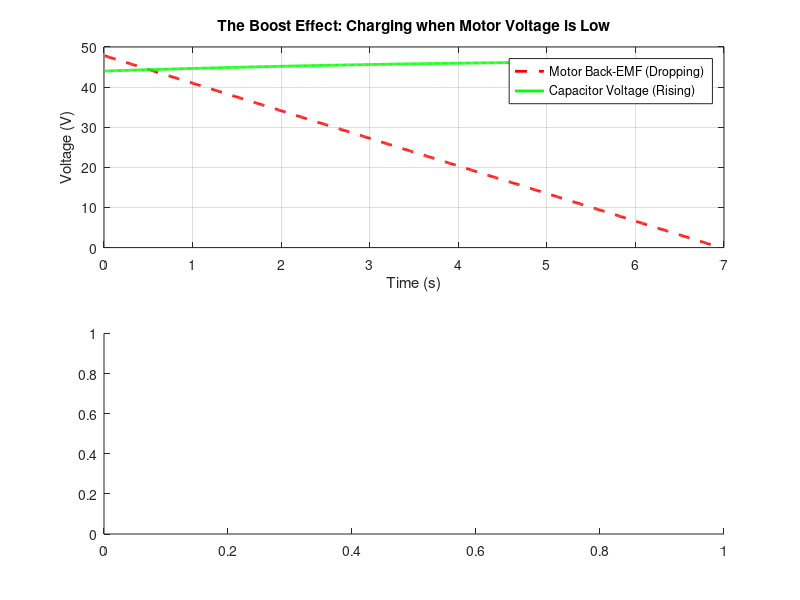

Source code (MATLAB): (Note: this script raises an error after producing the figure.)
% --- regenerative braking simulation (boost converter model) ---
clear; clc; close all;





%% -------------------------- INPUTS USER CAN CHANGE -------------------------------------------------------------
%-----------------------------------------------------------------------------------------------------------------
%-----------------------------------------------------------------------------------------------------------------

mass = 2400;           % mass of train (kg)
wheelradius = 0.1;     % radius (meters)
gearratio = 10;        % gear ratio
crr = 0.004;


% BRAKING
initial_speed = 4.17;                     % initial speed (15 km/h in m/s)
decel_rate = 0.6;                         % braking of 0.6 m/s^2


% ACCELERATING
target_speed_kmh = 15;                    % target speed to reach when accelerating using energy recovered
acceleration = 0.4;


% MOTOR CONSTANTS
nominal_voltage = 48;
nominal_rpm = 4000;



% SUPERCAPACITOR CONSTANTS
c = 165;                                  % capacitance (farads)
cap_pre_charge = 44;                      % pre-charge voltage (volts)




%% ----------------------------- DON'T REPLACE!! ---------------------------------------------



%% ------------------- PHASE 1 - VOLTAGE RISE WHILE BRAKING ----------------------------------


% 1. system constants
nominal_w = nominal_rpm*(2*pi/60);
ke = nominal_voltage/nominal_w;           % motor constant (volts/(rad/s))
kt = ke;                                  % torque constant (nm/a)
r_circuit = 0.1;                          % internal resistance (wires + cap esr)
efficiency = 0.85;                        % controller boost efficiency (85%)

cap_voltage = cap_pre_charge;


% compute current output when braking
f_braking = mass * decel_rate;
t_wheels = f_braking * wheelradius;
t_motor = t_wheels/gearratio;
t_per_motor = t_motor/2;
brakingcurrent = t_per_motor/kt;




% simulation setup
dt = 0.01;           % time step (seconds)
time = 0;
results = [];        % array to store data for plotting

% simulation loop (run until stopped)
while initial_speed > 0.05
    
    % --- mechanical physics ---
    % calculate rpm
    wheelrpm = (initial_speed * 60) / (2 * pi * wheelradius);
    motorrpm = wheelrpm * gearratio;
    motor_w = motorrpm * (2*pi/60);
    
    % calculate motor back emf
    v_motor = motor_w * ke;
    
    % calculate braking torque & force
    % torque = kt * current * gearratio
    torque_total = 2 * (kt * brakingcurrent) * gearratio; % 2 motors
    braking_force = torque_total / wheelradius;
    
    % decelerate the train (f = ma -> a = f/m)
    decel = braking_force / mass;
    initial_speed = initial_speed - (decel * dt);
    
    % --- electrical physics (the boost controller) ---
    % power generated by motor = voltage * current
    p_motor = v_motor * brakingcurrent * 2; % 2 motors
    
    % power delivered to capacitor = motor power * efficiency
    p_charging = p_motor * efficiency;
    
    % calculate current going into the capacitor
    % p = v * i  ->  i = p / v
    i_cap = p_charging / cap_voltage;
    
    % update capacitor voltage
    % dV = (I * dt) / C
    cap_voltage = cap_voltage + (i_cap * dt / c);
    
    % --- data logging ---
    time = time + dt;
    % store: [time, speed, motorVoltage, capVoltage, capCurrent]
    results = [results; time, initial_speed, v_motor, cap_voltage, i_cap];
end






%% ---------------------- PHASE 2 - COMPUTE DISTANCE TRAVELLED WITH RECOVERED ENERGY ------------------------

fprintf('Starting phase 2 - travel with energy recovered');

% calculate current input to motor while accelerating (NEGLETING INCLINED PLANE)

%when accelerating
total_traction_force = (mass * acceleration) + (mass * 9.81 * crr);
torque_wheels = total_traction_force * wheelradius;
torque_motor = torque_wheels/(gearratio * 0.85);
torque_per_motor = torque_motor/2;
current_accel_per_motor = torque_per_motor/kt;

fprintf('Current during Acceleration: %.2f Amps\n', current_accel_per_motor);


% when cruising (a=0)
f_friction = mass * 9.81 * crr;
t_wheel_cruise = f_friction * wheelradius;
t_motor_cruise = t_wheel_cruise /(gearratio*0.85);
t_per_motor_cruise = t_motor_cruise / 2;
current_cruise_per_motor = t_per_motor_cruise / kt;

fprintf('Current during Cruising: %.2f Amps\n', current_cruise_per_motor);



% phase 2 variables
target_speed = target_speed_kmh/3.6;
velocity_drive = 0;
distance_total = 0;
time_drive = 0;
results_drive = [];


% driving loop
while cap_voltage > cap_pre_charge

    if velocity_drive < target_speed

        current_now = current_accel_per_motor;
        mode = 1;       %acceleration
    
    else

        current_now = current_cruise_per_motor;
        mode = 2;       % cruise

    end




    %compute real acceleration

    torque_produced_total = 2 * (current_now * kt) * gearratio * 0.85;
    force_push = torque_produced_total / wheelradius;
    force_resistive = mass * 9.81 * crr;

    force_net = force_push - force_resistive;
    accel_real = force_net / mass;

    % update speed
    velocity_drive = velocity_drive + (accel_real * dt);



    % speed limiter 
    if velocity_drive > target_speed
        velocity_drive = target_speed;
    end

    distance_total = distance_total + (velocity_drive * dt);




    % updating supercapacitor voltage
    wheelrpm_drive = (velocity_drive * 60) / (2 * pi * wheelradius);
    motor_w_drive = (wheelrpm_drive * gearratio) * (2*pi/60);
    v_bemf = motor_w_drive * ke;

    voltage_headroom = cap_voltage - v_bemf;
    if voltage_headroom < 0
        % if back-emf > voltage on capacitor current cannot flow
        velocity_drive = velocity_drive * 0.99;
        current_now = 0;
    end

    p_cap_draw = ((v_bemf * current_now)*2) / 0.85;

    i_cap_out = p_cap_draw / cap_voltage;
    dV = (i_cap_out * dt) / c;
    cap_voltage = cap_voltage - dV;


    time_drive = time_drive + dt;
    results_drive = [results_drive; time_drive, velocity_drive, cap_voltage, distance_total, mode, v_bemf];

    % Safety Break
    if cap_voltage < 10; break; end


end

    

















%% ---------------------------------- PLOTS AND RESULTS -------------------------------------

figure('Name', 'Regen Braking Analysis');

% plot 1: voltages (the proof of boost)
subplot(2,1,1);
plot(results(:,1), results(:,3), 'r--', 'LineWidth', 2); hold on;
plot(results(:,1), results(:,4), 'g', 'LineWidth', 2);
title('The Boost Effect: Charging when Motor Voltage is Low');
legend('Motor Back-EMF (Dropping)', 'Capacitor Voltage (Rising)');
ylabel('Voltage (V)'); xlabel('Time (s)');
grid on;

% plot 2: speed and current
subplot(2,1,2);
yyaxis left
plot(results(:,1), results(:,2), 'b', 'LineWidth', 2);
ylabel('Train Speed (m/s)');
yyaxis right
plot(results(:,1), results(:,5), 'k', 'LineWidth', 1);
ylabel('Current Into Capacitor (A)');
title('Train Speed vs Charging Current');
xlabel('Time (s)');
grid on;

% --- new figure: power & capacitor current ---
figure('Name', 'Power & Current Analysis');

% 1. calculate power vector for plotting
% power = motor voltage (col 3) * braking current * 2 motors
power_motor_vector = results(:,3) .* brakingcurrent .* 2;

% subplot 1: power generated by motors
subplot(2, 1, 1);
plot(results(:,1), power_motor_vector, 'm', 'LineWidth', 2);
title('Total Power Generated by Motors (Pre-Efficiency)');
xlabel('Time (s)');
ylabel('Power (Watts)');
grid on;
legend('P_{generated} = V_{emf} * I_{brake} * 2');

% subplot 2: current going into supercapacitor
subplot(2, 1, 2);
plot(results(:,1), results(:,5), 'k', 'LineWidth', 2);
title('Actual Current Entering Supercapacitor');
xlabel('Time (s)');
ylabel('Current (Amps)');
grid on;
legend('I_{cap} (Drops as Voltage Drops)');

% --- final results ---
% the 'end' keyword grabs the very last entry in the array
final_cap_voltage = results(end, 4);





figure('Name', 'Phase 2: Driving Range');

% Subplot 1: Speed
subplot(2,1,1);
plot(results_drive(:,4), results_drive(:,2), 'b', 'LineWidth', 2);
title(['Driving Profile (Total Dist: ' num2str(round(distance_total)) ' m)']);
ylabel('Speed (m/s)'); xlabel('Distance (m)');
grid on;

% Subplot 2: Voltage Supply vs. Demand
subplot(2,1,2);

% Plot Capacitor Voltage (Column 3) - The Supply
plot(results_drive(:,4), results_drive(:,3), 'r', 'LineWidth', 2); hold on;

% Plot Motor Back-EMF (Column 6) - The Demand
plot(results_drive(:,4), results_drive(:,6), 'b--', 'LineWidth', 1.5);

% Plot the Limit Line
yline(cap_pre_charge, '--k', 'Empty Limit');

title('Voltage Convergence: Supply (Red) vs Demand (Blue)');
ylabel('Voltage (V)'); xlabel('Distance (m)');
legend('Capacitor Supply', 'Motor Back-EMF', 'Empty Limit');
grid on;




fprintf('--------------------------------------\n');
fprintf('Simulation Complete.\n');
fprintf('Pre-Charge Voltage:               %.2f V\n', results(1, 4));
fprintf('Final Voltage:                    %.2f V\n', final_cap_voltage);
fprintf('Voltage Rise:                     %.2f V\n', final_cap_voltage - results(1, 4));
fprintf('--------------------------------------\n\n');
fprintf('Range test:\n');
% Calculate Minutes and Seconds
mins = floor(time_drive / 60);
secs = rem(time_drive, 60);

fprintf('Distance travelled:              %.2f meters\n', distance_total);
fprintf('Time elapsed:                    %d min %.0f sec\n', mins, secs);
fprintf('Final supercapacitor voltage:    %.2f V\n', cap_voltage);
fprintf('--------------------------------------\n\n');
